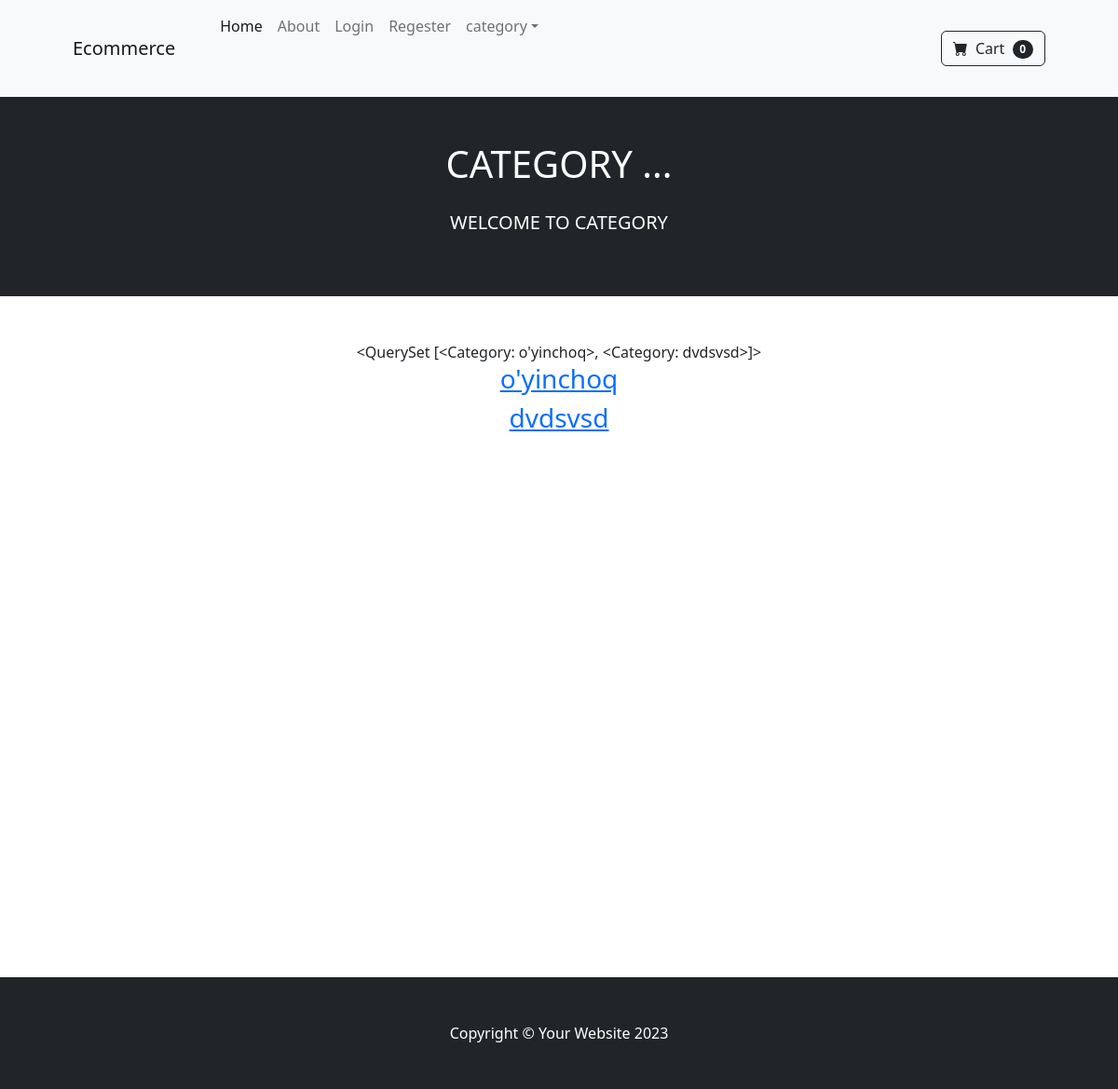
/categrory_summary/, run on an earlier commit of the app's database.
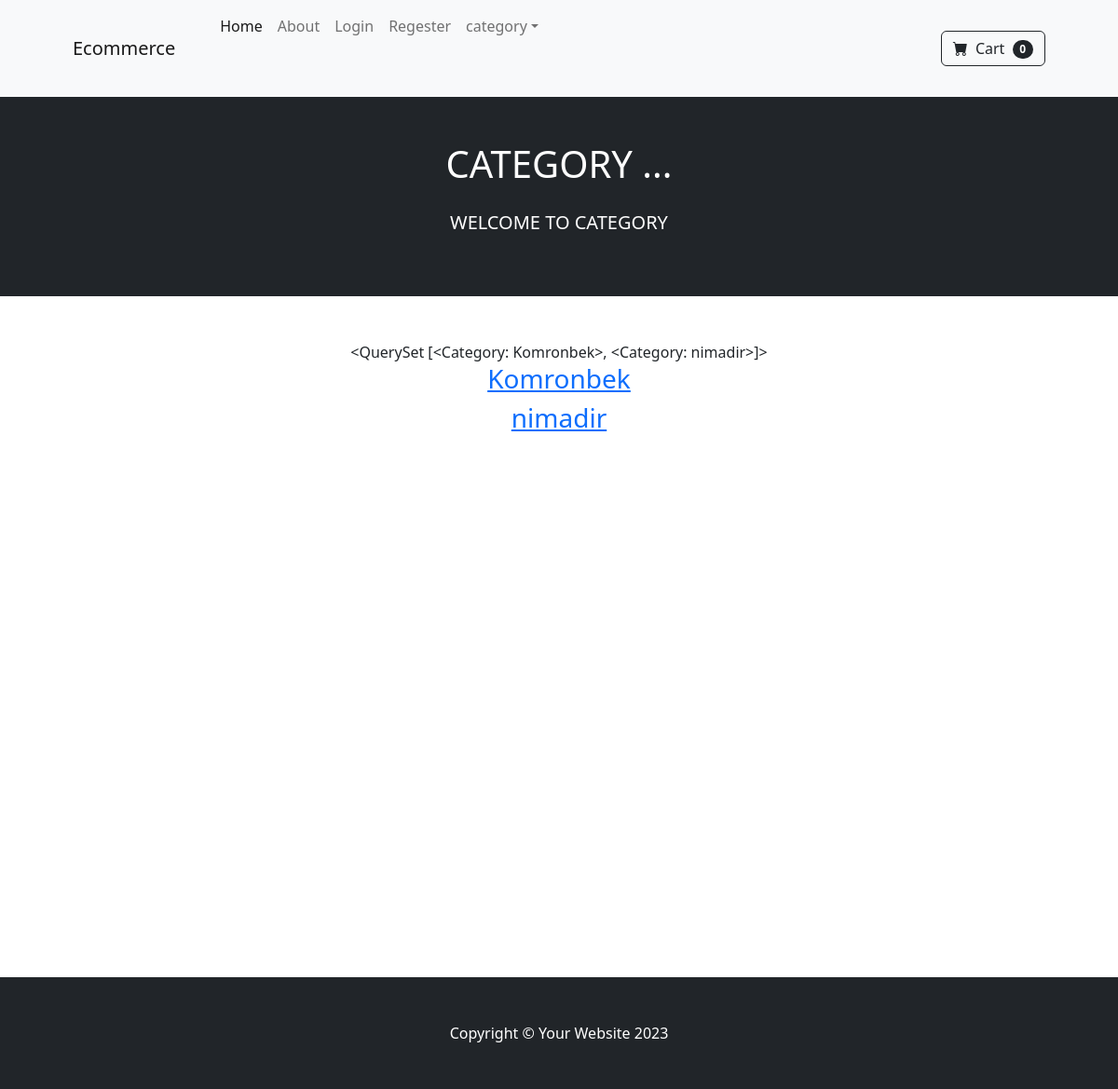
And on a later commit of the database.
### store/models.py (models this page shows)
class Category(models.Model):
    name = models.CharField(max_length=50)
    def __str__(self):
        return self.name
    class Meta:
        verbose_name_plural = 'Categories'

### store/views.py (the view)
# urls.py: path('categrory_summary/', views.category_summary, name='category_summary' ),
def category_summary(request):
    categories = Category.objects.all()
    return render(request, 'category_summary.html', {"categories":categories})

### cart/cart.py (called while the page is built)
    def __len__(self):
        return len(self.cart)

### cart/context_processors.py (called while the page is built)
def cart(request):
    return {'cart': Cart(request)}

### store/templates/category_summary.html
{% extends 'base.html'%}
{% block content %}
    <header class="bg-dark text-white py-5">
        <div class="container px-4 px-lg-5">
            <div class="text-center text-uppercase">
                <h1 class="mb-4">Category ...</h1>
                <p class="lead">Welcome to category</p>
            </div>
        </div>
    </header>
    <div class="container">
        <div class="row">
            <center>
                <div class="col-8">
                    <br/><br/>
                    {{categories}}
                    {% for category in categories %}
                    <h3><a href="{% url 'category' category %}">{{ category }}</a> </h3>
                    {% endfor %}
                    <br/></br/><br/></br/><br/></br/><br/></br/>
                    <br/></br/><br/></br/><br/></br/><br/></br/>
                    <br/></br/><br/></br/><br/></br/><br/></br/>
                </div>
            </center>
        </div>
    </div>
{% endblock %}

### store/templates/base.html (shortened to what this page needs)
{% load static %}
<!DOCTYPE html>
<html lang="en">
    <head>
        <link href="https://cdn.jsdelivr.net/npm/bootstrap-icons@1.5.0/font/bootstrap-icons.css" rel="stylesheet" />
        <link href="{% static 'css/styles.css' %}" rel="stylesheet" />
    </head>
    <body>
        {% include 'navber.html' %}
        {% block content %}
        {% endblock content %}
        <footer class="py-5 bg-dark">
            <div class="container"><p class="m-0 text-center text-white">Copyright &copy; Your Website 2023</p></div>
        </footer>
    </body>
</html>

### store/templates/navber.html (shortened to what this page needs)
        <nav class="navbar navbar-expand-lg navbar-light bg-light">
            <div class="container px-4 px-lg-5">
                <a class="navbar-brand" href="#!">Ecommerce</a>
                <div class="collapse navbar-collapse" id="navbarSupportedContent">
                    <ul class="navbar-nav me-auto mb-2 mb-lg-0 ms-lg-4">
                        <li class="nav-item"><a class="nav-link active" aria-current="page" href="{% url 'home'%}">Home</a></li>
                        <li class="nav-item"><a class="nav-link" href="{% url 'about' %}">About</a></li>
                {% if user.is_authenticated %}
                        <li class="nav-item"><a class="nav-link" href="{%   url 'update_user' %}">profile</a></li>
                        <li class="nav-item"><a class="nav-link" href="{%   url 'logout' %}">logout</a></li>
                    {% else %}
                        <li class="nav-item"><a class="nav-link" href="{% url 'login' %}">Login</a></li>
                        <li class="nav-item"><a class="nav-link" href="{% url 'register' %}">Regester</a></li>
                {% endif %}
                        <li class="nav-item dropdown">
                            <a class="nav-link dropdown-toggle" id="navbarDropdown" href="#" role="button" data-bs-toggle="dropdown" aria-expanded="false">category</a>
                            <br/><br/>
                        </li>
                    </ul>
                    <form class="d-flex">
<a href="{% url 'cart_summary' %}" class="btn btn-outline-dark"><i class="bi-cart-fill me-1"></i>
                                    Cart
<span class="badge bg-dark text-white ms-1 rounded-pill"id="cart_quantity">{{ cart|length }}</span></a>
                    </form>
                </div>
            </div>
        </nav>

What changed in the data, as far as the page shows it:
removed Category: name.name "<QuerySet [<Category: o'yinchoq>, <Category: dvdsvsd>]>", name "o'yinchoq"
removed Category: name "dvdsvsd"
added Category: name.name "<QuerySet [<Category: Komronbek>, <Category: nimadir>]>", name "Komronbek"
added Category: name "nimadir"
